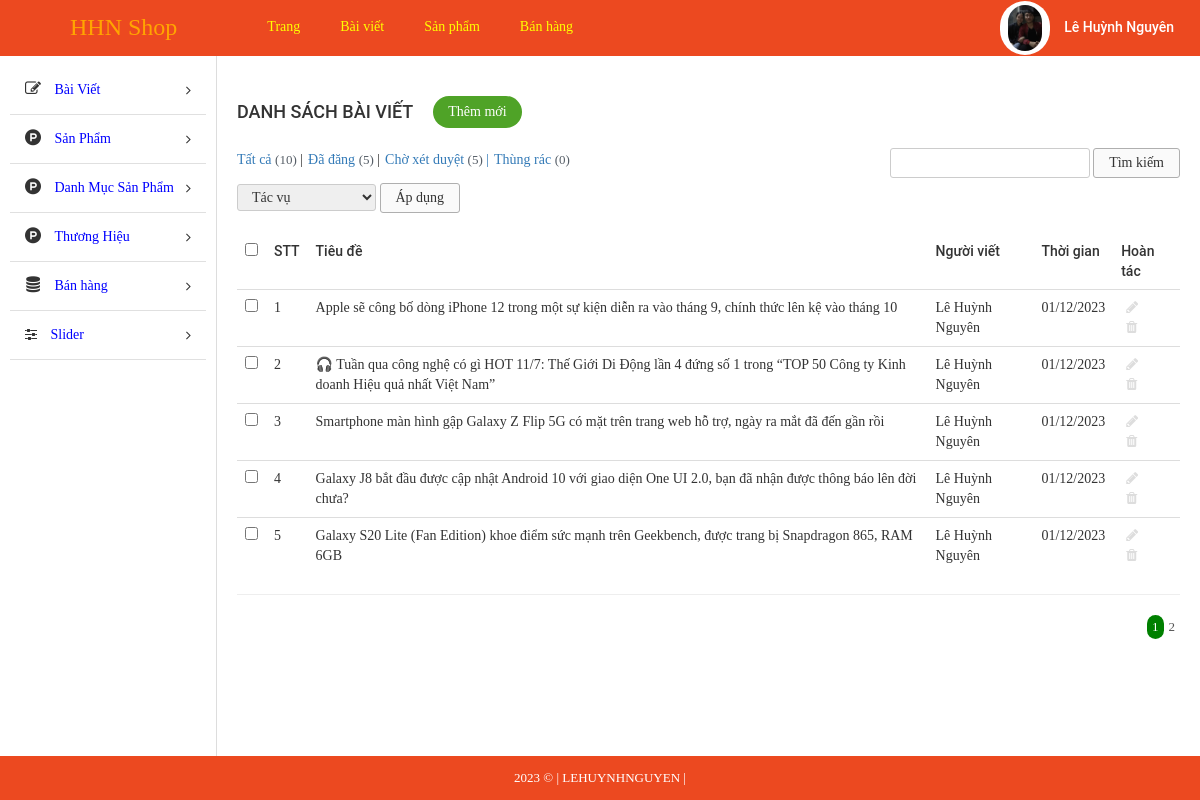
Page /admin/index.php?modules=blogs&controllers=index&action=list (signed in) on the committed database.
### tables this page shows
CREATE TABLE `tbl_blog` (
  `id` int(11) NOT NULL,
  `title` text NOT NULL,
  `content` text NOT NULL,
  `user` varchar(255) NOT NULL,
  `create_date` varchar(255) NOT NULL,
  `description` text NOT NULL,
  `image` varchar(255) NOT NULL
);

### admin/libraries/database.php (called while the page is built, shortened)
<?php
function db_query($query_string) {
    global $conn;
    $result = mysqli_query($conn, $query_string);
    return $result;
}
function db_fetch_array($query_string) {
    $result = array();
    $mysqli_result = db_query($query_string);
    while ($row = mysqli_fetch_assoc($mysqli_result)) {
        $result[] = $row;
    }
    return $result;
}

### admin/modules/blogs/models/indexModel.php (called while the page is built, shortened)
<?php
function getAll() {
	return db_fetch_array("SELECT * FROM `tbl_blog`");
}
 ?>

### admin/modules/blogs/controllers/indexController.php (called while the page is built, shortened)
<?php
function listAction(){
	$data_tmp = getAll();
	if(!empty($_GET['page'])){
		$page = $_GET['page'];
	}else{
		$page =1;
	}
	$numProduct = count($data_tmp);
	$productOnPage = 5;
	$num = ceil($numProduct/$productOnPage);
	$start = ($page - 1) * $productOnPage;
	$res =[];
	for ($i=$start; $i < $start+$productOnPage; $i++) {
		if(isset($data_tmp[$i]))
        $res[] = $data_tmp[$i];
	};
	$data = [$res, $num, $page];
	load_view('list',$data);;
}

### admin/core/router.php (called while the page is built, shortened)
<?php
$action_name = get_action().'Action';
call_function(array('construct', $action_name));

### admin/core/appload.php (called while the page is built, shortened)
<?php
require CONFIGPATH . DIRECTORY_SEPARATOR . 'database.php';
require LIBPATH . DIRECTORY_SEPARATOR . 'database.php';
require COREPATH . DIRECTORY_SEPARATOR . 'base.php';
require COREPATH . DIRECTORY_SEPARATOR . 'router.php';

### admin/index.php (called while the page is built, shortened)
<?php
require COREPATH.DIRECTORY_SEPARATOR.'appload.php';

### admin/modules/blogs/views/listView.php (the view, shortened to what this page needs)
<div id="main-content-wp" class="list-post-page">
    <div class="wrap clearfix">
        <div id="content" class="fl-right">
            <div class="section" id="title-page">
                <div class="clearfix">
                    <h3 id="index" class="fl-left">Danh sách bài viết</h3>
                    <a href="?modules=blogs&controllers=index&action=add" title="" id="add-new" class="fl-left">Thêm mới</a>
                </div>
            </div>
            <div class="section" id="detail-page">
                <div class="section-detail">
                    <div class="filter-wp clearfix">
                        <ul class="post-status fl-left">
                            <li class="all"><a href="">Tất cả <span class="count">(10)</span></a> |</li>
                            <li class="publish"><a href="">Đã đăng <span class="count">(5)</span></a> |</li>
                            <li class="pending"><a href="">Chờ xét duyệt <span class="count">(5)</span> |</a></li>
                            <li class="trash"><a href="">Thùng rác <span class="count">(0)</span></a></li>
                        </ul>
                        <form method="GET" class="form-s fl-right">
                            <input type="text" name="s" id="s">
                            <input type="submit" name="sm_s" value="Tìm kiếm">
                        </form>
                    </div>
                    <div class="actions">
                        <form method="GET" action="" class="form-actions">
                            <select name="actions">
                                <option value="0">Tác vụ</option>
                            </select>
                            <input type="submit" name="sm_action" value="Áp dụng">
                        </form>
                    </div>
                    <div class="table-responsive">
                        <table class="table list-table-wp">
                            <thead>
                                <tr>
                                    <td><input type="checkbox" name="checkAll" id="checkAll"></td>
                                    <td><span class="thead-text">STT</span></td>
                                    <td ><span class="thead-text" >Tiêu đề</span></td>
                                    <td><span class="thead-text">Người viết</span></td>
                                    <td><span class="thead-text">Thời gian</span></td>
                                    <td><span class="thead-text">Hoàn tác</span></td>
                                </tr>
                            </thead>
                            <tbody>
                                <?php $i=0;if(!empty($data['0'])) foreach ($data['0'] as  $value) { $i++;?>
                                <tr>
                                    <td><input type="checkbox" name="checkItem" class="checkItem"></td>
                                    <td><span class="tbody-text"><?php echo $i; ?></h3></span>
                                    <td ><span class="tbody-text"><?php echo $value['title']; ?></span> </td>
                                    <td><span class="tbody-text"><?php echo $value['user']; ?></span></td>
                                    <td><span class="tbody-text"><?php echo $value['create_date']; ?></span></td>
                                    <td>
                                        <ul class="list-operation ">
                                            <li><a href="?modules=blogs&controllers=index&action=edit&id=<?php echo $value['id']; ?>" title="Sửa" class="edit"><i class="fa fa-pencil" aria-hidden="true"></i></a></li>
                                            <li><a href="?modules=blogs&controllers=index&action=delete&id=<?php echo $value['id']; ?>" title="Xóa" class="delete"><i class="fa fa-trash" aria-hidden="true"></i></a></li>
                                        </ul>
                                    </td>
                                </tr>
                                <?php }; ?>
                            </tbody>
                        </table>
                        <hr>
                    </div>
                </div>
            </div>
            <div class="section" id="paging-wp">
                <div class="section-detail clearfix">
                    <ul id="list-paging" class="fl-right">
                        <?php for ($i=1; $i <= $data['1'] ; $i++) { ?>
                        <li>
                            <a <?php if($i == $data['2']) echo 'style="background-color: green;color:white; border-radius:300px;"';  ?>  href="?modules=categorys&controllers=index&action=list&page=<?php echo $i; ?>" title=""><?php echo $i; ?></a>
                        </li>
                        <?php }; ?>
                    </ul>
                </div>
            </div>
        </div>
    </div>
</div>

### admin/core/base.php (shortened to what this page needs)
<?php
function get_module() {
    global $config;
    $module = isset($_GET['modules']) ? $_GET['modules'] : $config['default_module'];
    return $module;
}
function call_function($list_function = array()) {
    if (is_array($list_function)) {
        foreach ($list_function as $f) {
            if (function_exists($f())) {
                $f();
            }
        }
    }
}
function load_view($name, $data_send = array()) {
    $data = $data_send;
    $path = MODULESPATH . DIRECTORY_SEPARATOR . get_module() . DIRECTORY_SEPARATOR . 'views' . DIRECTORY_SEPARATOR . $name . 'View.php';
    if (file_exists($path)) {
        require $path;
    } else {
        echo "Không tìm thấy {$path}";
    }
}
function get_header($name = '') {
    global $data;
    if (empty($name)) {
        $name = 'header';
    } else {
        $name = "header-{$name}";
    }
    $path = LAYOUTPATH . DIRECTORY_SEPARATOR . $name . '.php';
    if (file_exists($path)) {
        if (is_array($data)) {
            foreach ($data as $key => $a) {
                $$key = $a;
            }
        }
        require $path;
    } else {
        echo "Không tìm thấy {$path}";
    }
}
function get_footer($name = '') {
    global $data;
    if (empty($name)) {
        $name = 'footer';
    } else {
        $name = "footer-{$name}";
    }
    $path = LAYOUTPATH . DIRECTORY_SEPARATOR . $name . '.php';
    if (file_exists($path)) {
        if (is_array($data)) {
            foreach ($data as $key => $a) {
                $$key = $a;
            }
        }
        require $path;
    } else {
        echo "Không tìm thấy {$path}";
    }
}
function get_sidebar($name = '') {
    global $data;
    if (empty($name)) {
        $name = 'sidebar';
    } else {
        $name = "sidebar-{$name}";
    }
    $path = LAYOUTPATH . DIRECTORY_SEPARATOR . $name . '.php';
    if (file_exists($path)) {
        if (is_array($data)) {
            foreach ($data as $key => $a) {
                $$key = $a;
            }
        }
        require $path;
    } else {
        echo "Không tìm thấy {$path}";
    }
}
?>

### admin/public/css/import/global.css (style rules this page uses)
body { font-family: "Roboto Regular"; font-size: 14px; line-height: 24px; color: #333; }
.fl-left { float: left; }
.fl-right { float: right; }
ul li { list-style: none!important; }
a { text-decoration: none!important; }

### admin/public/css/import/list_post.css (style rules this page uses)
#content { width: 82%; border-left: 1px solid #ddd; padding: 20px; }
#add-new { display: inline-block; color: #fff; background: #4fa327; padding: 4px 15px; margin: 20px; border-radius: 20px; }
#index { font-family: 'Roboto Medium'; font-weight: normal; text-transform: uppercase; font-size: 18px; padding: 24px 0px; }
.list-table-wp thead tr td { font-family: 'Roboto Medium'; font-weight: normal; }
.list-operation li { float: left; }
.list-operation li a { display: block; padding: 0px 5px; color: #ddd; }
.list-operation { width: 25%; }
#list-paging li { float: left; }
#list-paging li a { display: inline-block; color: #555; font-size: 13px; padding: 0px 5px; }
.filter-wp { margin-bottom: 5px; }
.actions { margin-bottom: 20px; }
.post-status li { float: left; font-size: 14px; margin-right: 5px; }
.post-status li .count { color: #555d66; font-size: 13px; display: inline-block; }
.form-s input[type="text"], .form-actions select { border-radius: 3px; border: 1px solid #ccc; padding: 2px 10px; }
.form-s input[type="submit"], .form-actions input[type="submit"] { border-radius: 3px; border: 1px solid #afafaf; padding: 2px 15px; background: #fafafa; }
.form-actions select { padding: 4px 10px; }

### admin/public/css/import/menu.css (style rules this page uses)
.actions select { border-radius: 3px; border: 1px solid #ccc; padding: 4px 10px; }

### admin/public/css/import/detail_order.css (style rules this page uses)
.table { margin-bottom: 0!important; }

### rows in the picture
tbl_blog: title "Apple sẽ công bố dòng iPhone 12 trong một sự kiện diễn ra vào tháng 9, chính thức lên kệ vào tháng 10", user "Lê Huỳnh Nguyên", create_date "01/12/2023"
tbl_blog: title "🎧 Tuần qua công nghệ có gì HOT 11/7: Thế Giới Di Động lần 4 đứng số 1 trong “TOP 50 Công ty Kinh doanh Hiệu quả nhất Việt Nam”", user "Lê Huỳnh Nguyên", create_date "01/12/2023"
tbl_blog: title "Smartphone màn hình gập Galaxy Z Flip 5G có mặt trên trang web hỗ trợ, ngày ra mắt đã đến gần rồi", user "Lê Huỳnh Nguyên", create_date "01/12/2023"
tbl_blog: title "Galaxy J8 bắt đầu được cập nhật Android 10 với giao diện One UI 2.0, bạn đã nhận được thông báo lên đời chưa?", user "Lê Huỳnh Nguyên", create_date "01/12/2023"
tbl_blog: title "Galaxy S20 Lite (Fan Edition) khoe điểm sức mạnh trên Geekbench, được trang bị Snapdragon 865, RAM 6GB", user "Lê Huỳnh Nguyên", create_date "01/12/2023"
